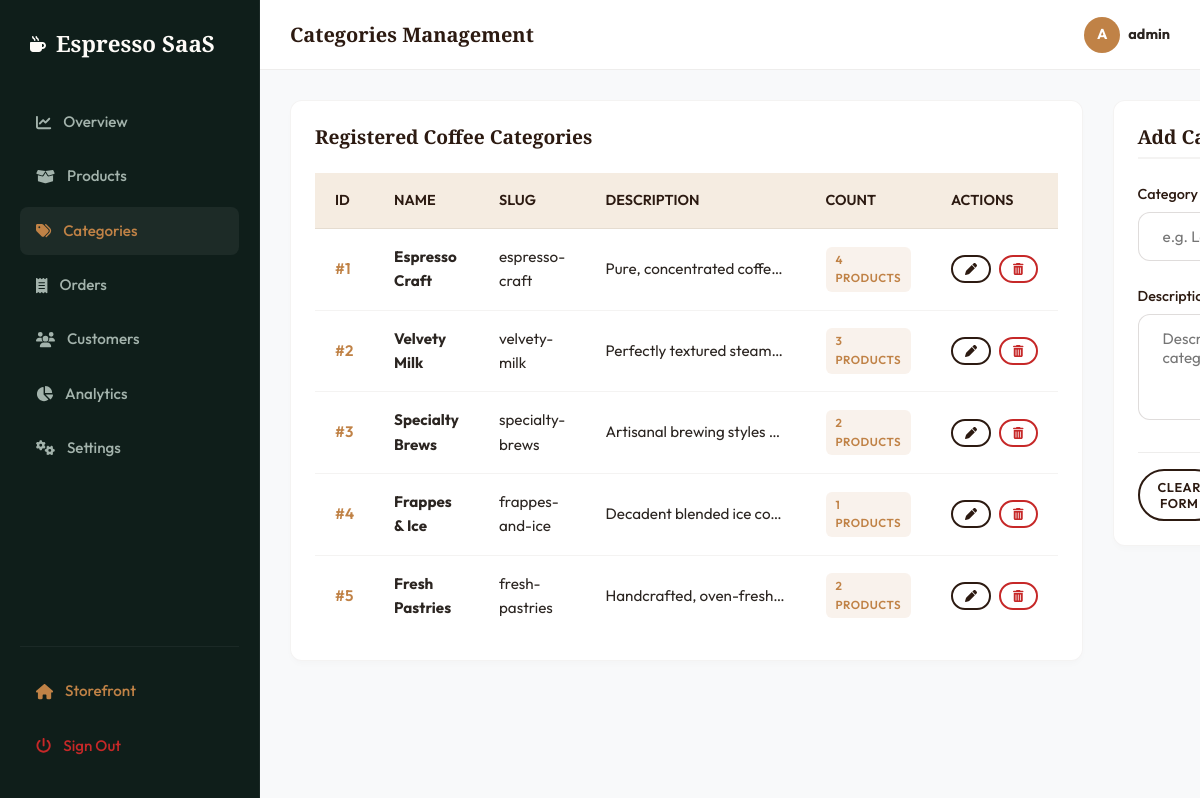
Screenshot of /admin/categories.php (signed in) with the database file from the repository.
### tables this page shows
CREATE TABLE `users` (
  `id` INT AUTO_INCREMENT PRIMARY KEY,
  `username` VARCHAR(50) NOT NULL UNIQUE,
  `password` VARCHAR(255) NOT NULL,
  `email` VARCHAR(100) NOT NULL UNIQUE,
  `role` ENUM('admin', 'customer') NOT NULL DEFAULT 'customer',
  `created_at` TIMESTAMP DEFAULT CURRENT_TIMESTAMP
);

CREATE TABLE `categories` (
  `id` INT AUTO_INCREMENT PRIMARY KEY,
  `name` VARCHAR(100) NOT NULL UNIQUE,
  `slug` VARCHAR(100) NOT NULL UNIQUE,
  `description` TEXT,
  `created_at` TIMESTAMP DEFAULT CURRENT_TIMESTAMP
);

### includes/auth.php (called while the page is built, shortened)
<?php
require_once __DIR__ . '/db.php';
require_once __DIR__ . '/helpers.php';
function isLoggedIn() {
    return isset($_SESSION['user_id']) && !empty($_SESSION['user_id']);
}
function getCurrentUser() {
    global $pdo;
    $stmt = $pdo->prepare("SELECT id, username, email, role, created_at FROM users WHERE id = ?");
    $stmt->execute([$_SESSION['user_id']]);
    return $stmt->fetch();
}

### includes/helpers.php (called while the page is built, shortened)
<?php
function sanitize($str) {
    return htmlspecialchars($str ?? '', ENT_QUOTES, 'UTF-8');
}

### admin/categories.php (the view, shortened to what this page needs)
<?php
require_once __DIR__ . '/../includes/db.php';
require_once __DIR__ . '/../includes/helpers.php';
require_once __DIR__ . '/../includes/auth.php';
$currentUser = getCurrentUser();
try {
    $stmt = $pdo->query("
        SELECT c.*, COUNT(p.id) as product_count
        FROM categories c
        LEFT JOIN products p ON c.id = p.category_id
        GROUP BY c.id
        ORDER BY c.id ASC
    ");
    $categories = $stmt->fetchAll();
} catch (Exception $e) {
    die("Database fetch error: " . $e->getMessage());
}
?>
<!DOCTYPE html>
<html lang="en">
<head>
    <link rel="stylesheet" href="<?php echo BASE_URL; ?>/assets/css/base.css">
    <link rel="stylesheet" href="<?php echo BASE_URL; ?>/assets/css/utilities.css">
    <link rel="stylesheet" href="<?php echo BASE_URL; ?>/assets/css/components.css">
    <link rel="stylesheet" href="<?php echo BASE_URL; ?>/assets/css/admin.css">
</head>
<body class="admin-layout">
    <?php include __DIR__ . '/../components/sidebar.php'; ?>
    <div class="admin-main">
        <header class="admin-navbar">
            <h2 class="admin-navbar-title">Categories Management</h2>
            <div class="admin-navbar-actions">
                <div class="admin-user-profile">
                    <div class="admin-user-avatar"><?php echo strtoupper(substr($currentUser['username'], 0, 1)); ?></div>
                    <strong><?php echo sanitize($currentUser['username']); ?></strong>
                </div>
            </div>
        </header>
        <main class="admin-content-body">
            <div class="analytics-grid" style="grid-template-columns: 2fr 1fr; gap:30px;">
                <div class="admin-card" style="margin-bottom:0;">
                    <div class="admin-card-header">
                        <h4 class="admin-card-title">Registered Coffee Categories</h4>
                    </div>
                    <div class="table-responsive">
                        <table class="table">
                            <thead>
                                <tr>
                                    <th>ID</th>
                                    <th>Name</th>
                                    <th>Slug</th>
                                    <th>Description</th>
                                    <th>Count</th>
                                    <th>Actions</th>
                                </tr>
                            </thead>
                            <tbody>
                                <?php foreach ($categories as $cat): ?>
                                    <tr>
                                        <td class="font-semibold" style="color:var(--accent-gold);">#<?php echo $cat['id']; ?></td>
                                        <td><strong><?php echo sanitize($cat['name']); ?></strong></td>
                                        <td class="text-xs"><?php echo sanitize($cat['slug']); ?></td>
                                        <td class="color-muted text-xs" style="max-width:220px; text-overflow:ellipsis; overflow:hidden; white-space:nowrap;">
                                            <?php echo sanitize($cat['description']); ?>
                                        </td>
                                        <td><span class="badge badge-primary"><?php echo $cat['product_count']; ?> products</span></td>
                                        <td>
                                            <div class="flex gap-xs">
                                                <button class="btn btn-outline btn-sm"
                                                        style="padding:6px 12px; font-size:0.75rem;"
                                                        onclick="editCategory(<?php echo htmlspecialchars(json_encode($cat)); ?>)">
                                                    <i class="fa-solid fa-pen"></i>
                                                </button>
                                                <form method="POST" action="" onsubmit="return confirm('Completely remove category: <?php echo sanitize($cat['name']); ?>?');">
                                                    <button type="submit" class="btn btn-outline btn-sm" style="padding:6px 12px; font-size:0.75rem; border-color:var(--danger); color:var(--danger);">
                                                        <i class="fa-solid fa-trash-can"></i>
                                                    </button>
                                                </form>
                                            </div>
                                        </td>
                                    </tr>
                                <?php endforeach; ?>
                            </tbody>
                        </table>
                    </div>
                </div>
                <div class="admin-card" style="margin-bottom:0; height:fit-content;">
                    <h3 id="form-heading-text" class="admin-card-title mb-3" style="border-bottom:2px solid rgba(44,26,17,0.05); padding-bottom:8px;">Add Category</h3>
                    <form id="category-form" method="POST" action="">
                        <div class="form-group">
                            <label for="form-cat-name" class="form-label">Category Name: <span style="color:var(--danger);">*</span></label>
                            <input type="text" id="form-cat-name" name="name" class="form-control" placeholder="e.g. Loose Beans" required>
                        </div>
                        <div class="form-group">
                            <label for="form-cat-desc" class="form-label">Description / Philosophy:</label>
                            <textarea id="form-cat-desc" name="description" rows="4" class="form-control" placeholder="Describe the category..."></textarea>
                        </div>
                        <div class="flex justify-between mt-3" style="border-top:1px solid rgba(44,26,17,0.08); padding-top:16px;">
                            <button type="button" class="btn btn-outline btn-sm" onclick="resetForm()">Clear Form</button>
                        </div>
                    </form>
                </div>
            </div>
        </main>
    </div>
</body>
</html>

### components/sidebar.php (shortened to what this page needs)
<?php
require_once __DIR__ . '/../includes/helpers.php';
require_once __DIR__ . '/../includes/auth.php';
$script = $_SERVER['SCRIPT_NAME'];
$basename = basename($script);
function adminActive($page) {
    global $basename;
    return ($basename === $page) ? 'active' : '';
}
?>
<aside class="admin-sidebar">
    <div class="admin-sidebar-header">
        <i class="fa-solid fa-mug-hot"></i>
        <h3>Espresso SaaS</h3>
    </div>
    <nav class="admin-menu-list">
        <a href="<?php echo BASE_URL; ?>/admin/dashboard.php" class="admin-menu-link <?php echo adminActive('dashboard.php'); ?>">
            <i class="fa-solid fa-chart-line"></i>
            <span>Overview</span>
        </a>
        <a href="<?php echo BASE_URL; ?>/admin/products.php" class="admin-menu-link <?php echo adminActive('products.php'); ?>">
            <i class="fa-solid fa-box-open"></i>
            <span>Products</span>
        </a>
        <a href="<?php echo BASE_URL; ?>/admin/categories.php" class="admin-menu-link <?php echo adminActive('categories.php'); ?>">
            <i class="fa-solid fa-tags"></i>
            <span>Categories</span>
        </a>
        <a href="<?php echo BASE_URL; ?>/admin/orders.php" class="admin-menu-link <?php echo adminActive('orders.php'); ?>">
            <i class="fa-solid fa-receipt"></i>
            <span>Orders</span>
        </a>
        <a href="<?php echo BASE_URL; ?>/admin/customers.php" class="admin-menu-link <?php echo adminActive('customers.php'); ?>">
            <i class="fa-solid fa-users"></i>
            <span>Customers</span>
        </a>
        <a href="<?php echo BASE_URL; ?>/admin/analytics.php" class="admin-menu-link <?php echo adminActive('analytics.php'); ?>">
            <i class="fa-solid fa-chart-pie"></i>
            <span>Analytics</span>
        </a>
        <a href="<?php echo BASE_URL; ?>/admin/settings.php" class="admin-menu-link <?php echo adminActive('settings.php'); ?>">
            <i class="fa-solid fa-gears"></i>
            <span>Settings</span>
        </a>
    </nav>
    <div class="admin-menu-footer">
        <a href="<?php echo BASE_URL; ?>/pages/home.php" class="admin-menu-link" style="color:var(--accent-gold);">
            <i class="fa-solid fa-house"></i>
            <span>Storefront</span>
        </a>
        <a href="<?php echo BASE_URL; ?>/pages/login.php?logout=true" class="admin-menu-link" style="color:var(--danger); margin-top:6px;">
            <i class="fa-solid fa-power-off"></i>
            <span>Sign Out</span>
        </a>
    </div>
</aside>

### assets/css/base.css (style rules this page uses)
:root { --primary-dark: #0F1E1A; --coffee-dark: #2C1A11; --coffee-medium: #4A3325; --accent-gold: #C08246; --accent-gold-hover: #A56D37; --cream-light: #FDFBF7; --cream-dark: #F5ECE1; --text-dark: #2B2521; --text-light: #FDFBF7; --text-muted: #8E847C; --white: #FFFFFF; --success: #2E7D32; --warning: #EF6C00; --danger: #C62828; --spacing-xs: 0.5rem; --spacing-sm: 1rem; --spacing-md: 1.5rem; --spacing-lg: 2.5rem; --spacing-xl: 4rem; --border-radius-sm: 6px; --border-radius-md: 12px; --border-radius-lg: 24px; --border-radius-full: 9999px; --shadow-sm: 0 4px 6px -1px rgba(44, 26, 17, 0.05); --shadow-md: 0 10px 25px -5px rgba(44, 26, 17, 0.08), 0 8px 10px -6px rgba(44, 26, 17, 0.08); --shadow-lg: 0 25px 50px -12px rgba(44, 26, 17, 0.15); --shadow-glow: 0 0 20px rgba(192, 130, 70, 0.25); --transition-fast: 0.2s cubic-bezier(0.4, 0, 0.2, 1); --transition-normal: 0.3s cubic-bezier(0.4, 0, 0.2, 1); --transition-slow: 0.5s cubic-bezier(0.4, 0, 0.2, 1); }
*, *::before, *::after { margin: 0; padding: 0; box-sizing: border-box; }
html { font-size: 16px; scroll-behavior: smooth; height: -webkit-fill-available; }
body { font-family: 'Outfit', sans-serif; font-size: 1rem; line-height: 1.6; background-color: var(--cream-light); color: var(--text-dark); min-height: 100vh; min-height: -webkit-fill-available; display: flex; flex-direction: column; overflow-x: hidden; -webkit-font-smoothing: antialiased; -moz-osx-font-smoothing: grayscale; }
h1, h2, h3, h4, h5, h6 { font-family: 'Playfair Display', serif; color: var(--coffee-dark); font-weight: 600; line-height: 1.25; }
a { color: inherit; text-decoration: none; transition: color var(--transition-fast); }
button, input, select, textarea { font-family: inherit; font-size: inherit; color: inherit; }

### assets/css/utilities.css (style rules this page uses)
.flex { display: flex; }
.justify-between { justify-content: space-between; }
.gap-xs { gap: var(--spacing-xs); }
.mt-3 { margin-top: var(--spacing-md); }
.mb-3 { margin-bottom: var(--spacing-md); }
.text-xs { font-size: 0.75rem; }
.font-semibold { font-weight: 600; }
.color-muted { color: var(--text-muted); }

### assets/css/components.css (style rules this page uses)
.btn { display: inline-flex; align-items: center; justify-content: center; gap: 8px; font-family: 'Outfit', sans-serif; font-weight: 600; font-size: 0.9rem; letter-spacing: 0.5px; text-transform: uppercase; padding: 12px 28px; border-radius: var(--border-radius-full); border: 2px solid transparent; cursor: pointer; transition: all var(--transition-fast); outline: none; }
.btn-outline { background-color: transparent; border-color: var(--coffee-dark); color: var(--coffee-dark); }
.btn-sm { padding: 8px 18px; font-size: 0.8rem; }
.badge { display: inline-flex; align-items: center; padding: 4px 10px; font-size: 0.725rem; font-weight: 600; text-transform: uppercase; letter-spacing: 0.5px; border-radius: var(--border-radius-sm); }
.badge-primary { background-color: rgba(192, 130, 70, 0.1); color: var(--accent-gold); }
.form-group { margin-bottom: var(--spacing-md); text-align: left; }
.form-label { display: block; font-weight: 500; font-size: 0.9rem; color: var(--coffee-dark); margin-bottom: 6px; }
.form-control { width: 100%; background-color: var(--white); border: 1px solid rgba(44, 26, 17, 0.15); border-radius: var(--border-radius-md); padding: 14px var(--spacing-md); font-size: 0.95rem; color: var(--text-dark); outline: none; transition: all var(--transition-fast); }
.table-responsive { width: 100%; overflow-x: auto; -webkit-overflow-scrolling: touch; }
.table { width: 100%; border-collapse: collapse; text-align: left; }
.table th { background-color: var(--cream-dark); color: var(--coffee-dark); font-weight: 600; font-size: 0.9rem; text-transform: uppercase; padding: 16px 20px; border-bottom: 1px solid rgba(44, 26, 17, 0.08); }
.table td { padding: 16px 20px; border-bottom: 1px solid rgba(44, 26, 17, 0.05); font-size: 0.95rem; color: var(--text-dark); background-color: var(--white); }
.table tr:last-child td { border-bottom: none; }

### rows the page displays
users: username "A", username "admin"
categories: id "1", name "Espresso Craft", slug "espresso-craft", description "Pure, concentrated coffe…", product_count "4"
categories: id "2", name "Velvety Milk", slug "velvety-milk", description "Perfectly textured steam…", product_count "3"
categories: id "3", name "Specialty Brews", slug "specialty-brews", description "Artisanal brewing styles…", product_count "2"
categories: id "4", name "Frappes & Ice", slug "frappes-and-ice", description "Decadent blended ice co…", product_count "1"
categories: id "5", name "Fresh Pastries", slug "fresh-pastries", description "Handcrafted, oven-fresh…", product_count "2"
